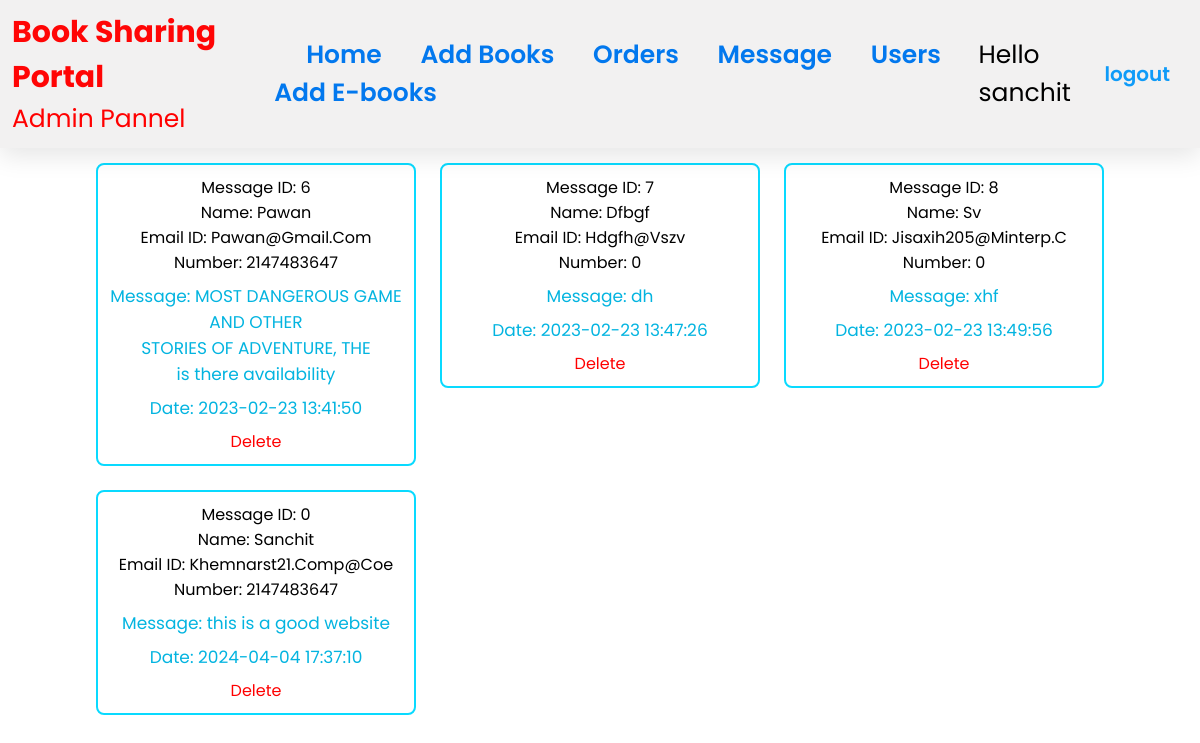
The page /message_admin.php (signed in) on the database its author committed.
### tables this page shows
CREATE TABLE `msg` (
  `id` int(100) NOT NULL,
  `user_id` int(100) NOT NULL,
  `name` varchar(20) NOT NULL,
  `email` varchar(20) NOT NULL,
  `number` int(20) NOT NULL,
  `msg` text NOT NULL,
  `date` datetime NOT NULL DEFAULT current_timestamp()
);

### message_admin.php (the view, shortened to what this page needs)
<?php
include 'config.php';
?>
<!DOCTYPE html>
<html lang="en">
<head>
    <link rel="stylesheet" href="./css/register.css">
    <link rel="stylesheet" href="./css/index_book.css">
</head>
<body>
    <?php
    include 'admin_header.php';
    ?>
        <section class="show-products">
    <div class="box-container">
   <?php
      $select_user = mysqli_query($conn, "SELECT id,name,email,number,msg,date FROM msg") or die('query failed');
      if(mysqli_num_rows($select_user) > 0){
         while($fetch_user = mysqli_fetch_assoc($select_user)){
   ?>
   <div class="box">
       <div class="name">Message ID: <?php echo $fetch_user['id']; ?></div>
      <div class="name">Name: <?php echo $fetch_user['name']; ?></div>
      <div class="name">Email ID: <?php echo $fetch_user['email']; ?></div>
      <div class="password">Number: <?php echo $fetch_user['number']; ?></div>
      <div class="price">Message: <?php echo wordwrap($fetch_user['msg'],30,"<br>\n",TRUE); ?></div>
      <div class="price">Date: <?php echo $fetch_user['date']; ?></div>
      <a href="message_admin.php?delete_msg=<?php echo $fetch_user['id']; ?>" onclick="return confirm('delete this message?');">Delete</a>
   </div>
   <?php
      }
   }else{
      echo '<p class="empty">No any message recived yet!</p>';
   }
   ?>
    </div>
    </section>
</body>
</html>

### css/register.css (style rules this page uses)
* { text-decoration: none; }
body { background: #fff; font-family: "Poppins", sans-serif; }
html { overflow-x: hidden; top: 0; bottom: 0; left: 0; right: 0; }
.show-products .box-container { display: grid; grid-template-columns: repeat(auto-fit, 27rem); justify-content: center; gap: 1.5rem; max-width: 1200px; margin: 0 auto; align-items: flex-start; }
.show-products { padding-top: 0; margin-top: 15px; }
.show-products .box-container .box { text-align: center; padding: 12px; border-radius: 0.5rem; border: 2px solid rgb(15, 156, 221); }
.show-products .box-container .box .name { font-size: 1rem; color: black; text-transform: capitalize; }
.show-products .box-container .box .price { margin: 15px; font-size: 20px; color: rgb(32, 31, 31); }

### css/index_book.css (style rules this page uses)
* { text-decoration: none; margin: 0; padding: 0; font-family: "Poppins", sans-serif; box-sizing: border-box; outline: none; border:none; }
.show-products .box-container { display: grid; grid-template-columns: repeat(auto-fit, 20rem); justify-content: center; gap:1.5rem; max-width: 1200px; margin:0 auto; align-items: flex-start; }
.show-products { padding-top: 0; margin-top: 15px; }
.show-products .box-container .box { text-align: center; padding:10px; border-radius: .5rem; border:2px solid rgb(9, 218, 255); }
.show-products .box-container .box .name { font-size: 1rem; color:black; text-transform: capitalize; }
.show-products .box-container .box .price { margin: 8px 0px; font-size: 17px; color: rgb(3, 180, 224); font-weight: 400; }

### css/admin.css (style rules this page uses)
* { text-decoration: none; margin: 0; padding: 0; font-family: "Poppins", sans-serif; box-sizing: border-box; outline: none; border: none; }
a { color: #ff0000; text-decoration: none; background-color: transparent; }

### rows shown on the page
msg: id "6", name "Pawan", email "Pawan@gmail.com", number "2147483647", msg "MOST DANGEROUS GAME AND OTHER STORIES OF ADVENTURE, THE is there availability", date "2023-02-23 13:41:50"
msg: id "7", name "Dfbgf", email "Hdgfh@vszv", number "0", msg "dh", date "2023-02-23 13:47:26"
msg: id "8", name "Sv", email "Jisaxih205@minterp.c", number "0", msg "xhf", date "2023-02-23 13:49:56"
msg: id "0", name "Sanchit", email "Khemnarst21.comp@coe", number "2147483647", msg "this is a good website", date "2024-04-04 17:37:10"

### other values the page prints
$_SESSION['admin_name'] "sanchit"
